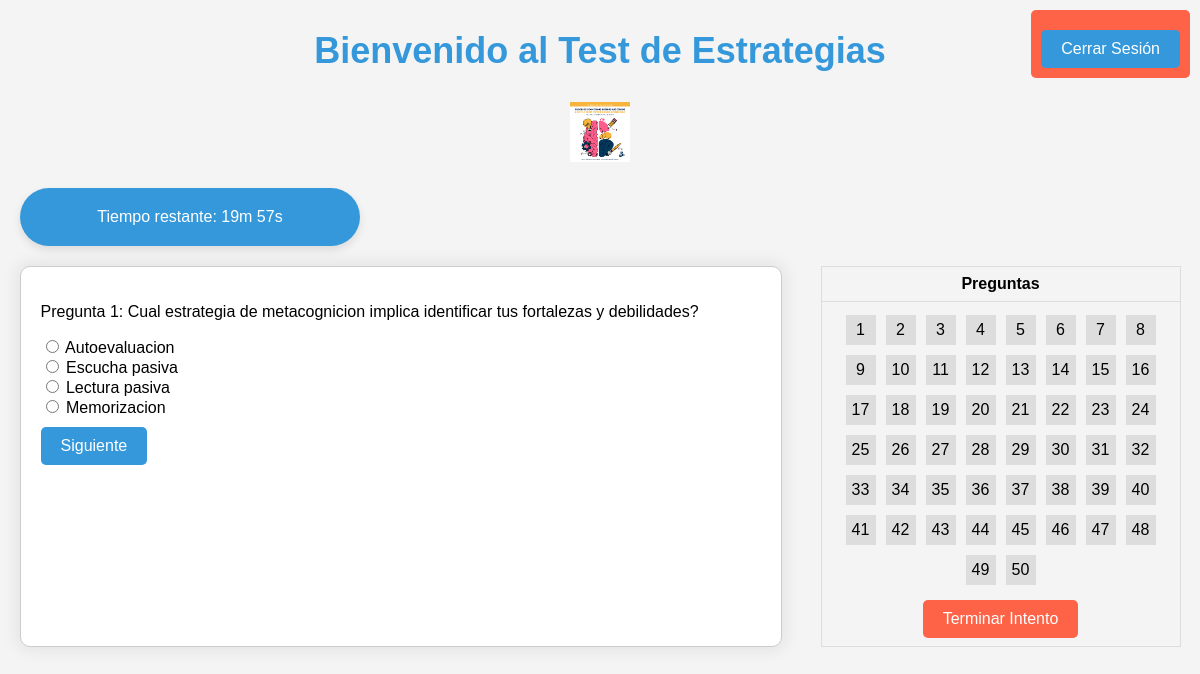
/preguntas_estrategias.php, run on the app's committed database.
### tables this page shows
CREATE TABLE `preguntas_estrategias` (
  `id` int(11) NOT NULL,
  `enunciado` text NOT NULL,
  `respuesta_correcta` text NOT NULL,
  `respuesta_incorrecta1` text NOT NULL,
  `respuesta_incorrecta2` text NOT NULL,
  `respuesta_incorrecta3` text NOT NULL
);

### preguntas_estrategias.php (the view, shortened to what this page needs)
<?php
require_once "conexion.php";
$materia = 'estrategias';
if (empty($_SESSION['preguntas_seleccionadas'][$materia]) || count($_SESSION['preguntas_seleccionadas'][$materia]) === 0) {
    $_SESSION['preguntas_seleccionadas'][$materia] = seleccionarPreguntasAleatorias($conexion, "preguntas_$materia", 50);
}
function seleccionarPreguntasAleatorias($conexion, $tabla, $cantidad)
{
    $preguntas = [];
    $query = "SELECT * FROM $tabla ORDER BY RAND() LIMIT $cantidad";
    $result = $conexion->query($query);
    while ($row = $result->fetch_assoc()) {
        $preguntas[] = $row;
    }
    return $preguntas;
}
?>
<!DOCTYPE html>
<html lang="es">
<head>
    <link rel="stylesheet" href="preguntas.css">
</head>
<body>
<div class="cerrar-sesion">
    <form method="post" action="">
        <input class="boton" type="submit" name="cerrar_sesion" value="Cerrar Sesión">
    </form>
</div>
<div class="bienvenido">
    <h2>Bienvenido al Test de Estrategias</h2>
    <img src="imagenes/imagenesestrategias.png" alt="Descripción de la imagen" style="width: 5%; height: auto;">
</div>
<div class="temporizador" id="temporizador" style="width: 300px; margin: 20px; background-color: #3498db; color: #ffffff; border-radius: 500px; padding: 20px; text-align: center; box-shadow: 0 4px 8px rgba(0, 0, 0, 0.1);">
</div>
<div class="simulador-container">
    <?php
    if (!empty($_SESSION['preguntas_seleccionadas'][$materia])) {
        $preguntaIndex = isset($_GET['pregunta']) ? intval($_GET['pregunta']) : 0;
        $preguntaActual = $_SESSION['preguntas_seleccionadas'][$materia][$preguntaIndex];
        echo "<div class='pregunta'>";
        echo "<p>Pregunta " . ($preguntaIndex + 1) . ": " . $preguntaActual['enunciado'] . "</p>";
        echo "<form method='post' action='?pregunta=$preguntaIndex'>";
        $opciones = [
            $preguntaActual['respuesta_correcta'],
            $preguntaActual['respuesta_incorrecta1'],
            $preguntaActual['respuesta_incorrecta2'],
            $preguntaActual['respuesta_incorrecta3'],
        ];
        shuffle($opciones);
        foreach ($opciones as $opcion) {
            $checked = ($opcion == $_SESSION['respuestas'][$materia][$preguntaIndex]) ? 'checked' : '';
            echo "<input type='radio' name='respuesta_$preguntaIndex' value='$opcion' $checked> $opcion<br>";
        }
        echo "<input class='boton' type='submit' name='evaluar' value='Siguiente'>";
        echo "</form>";
        echo "</div>";
        echo "<div class='tabla-preguntas'>";
        echo "<table>";
        echo "<tr><th>Preguntas</th></tr>";
        echo "<tr><td>";
        foreach ($_SESSION['preguntas_seleccionadas'][$materia] as $key => $pregunta) {
            $respuestaSeleccionada = '';
            $claseContestada = ($respuestaSeleccionada !== '') ? ' contestada' : '';
            echo "<a href='preguntas_estrategias.php?pregunta=$key' class='cuadro-pregunta$claseContestada'>" . ($key + 1) . "</a>";
        }
        echo "<form method='post' action=''>";
        echo "<input class='boton terminar' type='submit' name='terminar_intento' value='Terminar Intento'>";
        echo "</form>";
        echo "</td></tr>";
        echo "</table>";
        echo "</div>";
    } else {
        echo "<p>No hay preguntas disponibles en este momento.</p>";
    }
    ?>
</div>
</body>
</html>

### preguntas.css (style rules this page uses)
body { font-family: Arial, sans-serif; margin: 0; padding: 0; background-color: #f4f4f4; }
.cerrar-sesion { position: fixed; top: 10px; right: 10px; background-color: #ff6347; color: white; padding: 10px; border-radius: 5px; }
.bienvenido { text-align: center; margin-top: 20px; font-size: 24px; color: #3498db; }
.simulador-container { display: flex; justify-content: space-around; margin-top: 20px; }
.pregunta { width: 60%; padding: 20px; border: 1px solid #ccc; border-radius: 10px; background-color: #fff; box-shadow: 0px 0px 15px 5px rgba(0,0,0,0.06); }
.boton { display: block; margin-top: 10px; background-color: #3498db; color: white; border: none; padding: 10px 20px; text-align: center; text-decoration: none; display: inline-block; font-size: 16px; cursor: pointer; border-radius: 5px; }
.tabla-preguntas { width: 30%; }
table { width: 100%; border-collapse: collapse; }
th, td { border: 1px solid #ddd; padding: 8px; text-align: center; }
.cuadro-pregunta { display: inline-block; width: 30px; height: 30px; background-color: #ddd; text-align: center; line-height: 30px; margin: 5px; text-decoration: none; color: black; }
.terminar { margin-top: 10px; background-color: #FF6347; color: white; border: none; padding: 10px 20px; text-align: center; text-decoration: none; display: inline-block; font-size: 16px; cursor: pointer; border-radius: 5px; }

### data on the page
preguntas_estrategias: enunciado "Cual estrategia de metacognicion implica identificar tus fortalezas y debilidades?", respuesta_correcta "Autoevaluacion", respuesta_incorrecta2 "Escucha pasiva", respuesta_incorrecta1 "Lectura pasiva", respuesta_incorrecta3 "Memorizacion"

### other printed values
$preguntaIndex + 1 "1"
